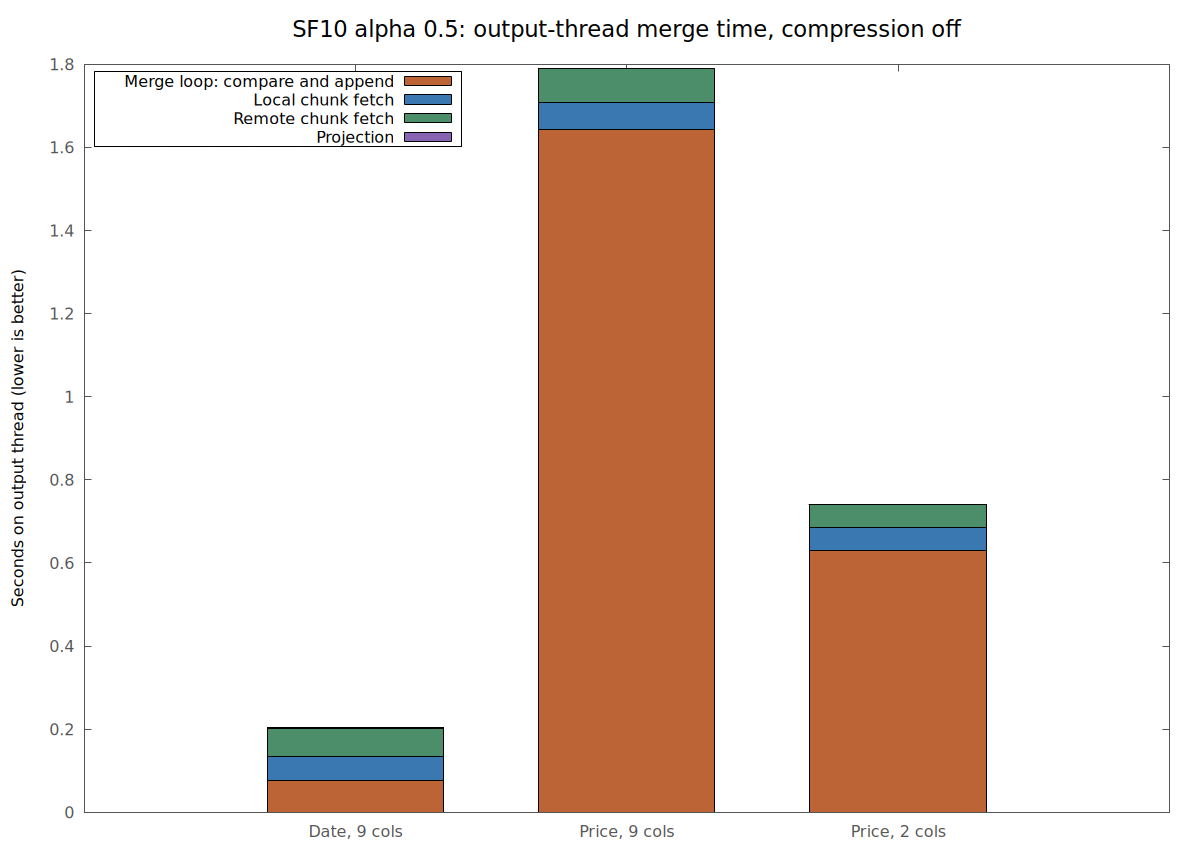

Here is the gnuplot script that generated this plot:
set terminal svg size 1200,850 dynamic noenhanced font 'DejaVu Sans,12' background rgb 'white'
set output 'profile_hybrid.svg'
set datafile separator "\t"
set title 'SF10 alpha 0.5: output-thread merge time, compression off' font 'DejaVu Sans,17'
set style data histograms
set style histogram rowstacked
set style fill solid 0.9 border -1
set boxwidth 0.65
set grid ytics lc rgb '#dddddd'
set border lc rgb '#555555'
set yrange [0:*]
set ylabel 'Seconds on output thread (lower is better)'
set key top left box opaque
plot 'profile_hybrid.tsv' using 2:xtic(1) title 'Merge loop: compare and append' lc rgb '#b45320', \
     '' using 3 title 'Local chunk fetch' lc rgb '#2369a8', \
     '' using 4 title 'Remote chunk fetch' lc rgb '#39815a', \
     '' using 5 title 'Projection' lc rgb '#7953a8'
